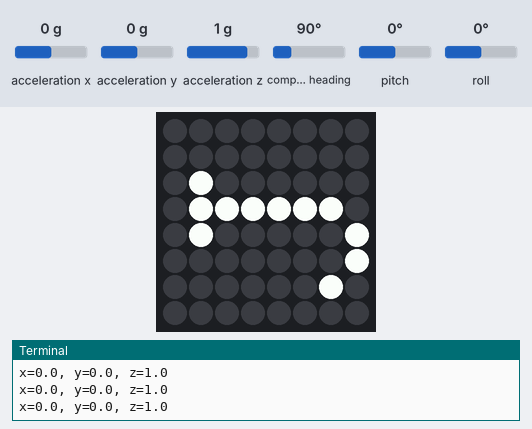
A program run on a simulated Raspberry Pi (BCM pin numbers) with a Sense HAT. On the bench: the Sense HAT's 8×8 RGB LED matrix, the last lines printed to the terminal. The inputs (shaded band) are chosen by the test bench; at power-on: acceleration x 0 g, acceleration y 0 g, acceleration z 1 g, compass heading 90°, pitch 0°, roll 0°. The Sense HAT reports a negative pitch or roll as 360° plus the angle.

Above: at 1.2 s.
1.3 s: acceleration x set to -1.4 g
At 2.2 s:
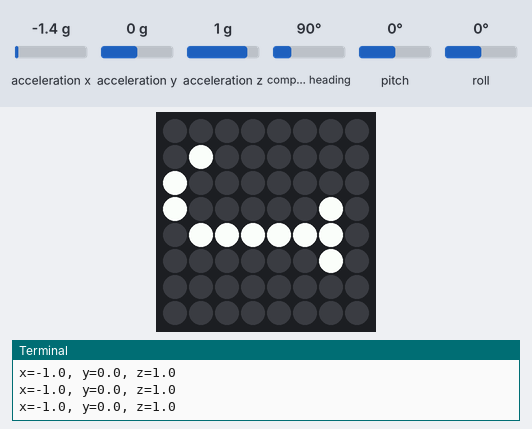
2.8 s: acceleration x set to 0 g
At 3.3 s:
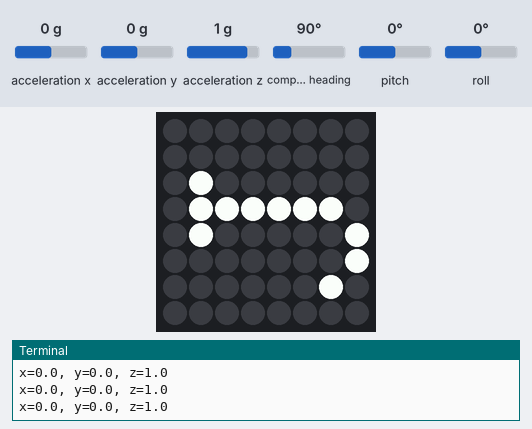
Timing chart, 0 to 5.8 s (numbered marks = the images above; inputs shaded):
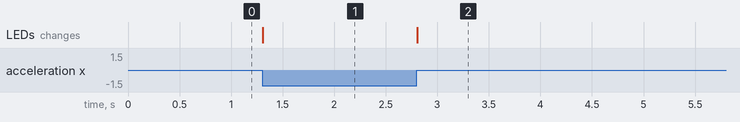

The program:

acc.py
```python
from sense_hat import SenseHat
sense = SenseHat()
sense.clear()

o = sense.get_orientation()
pitch = o["pitch"]
roll = o["roll"]
yaw = o["yaw"]
print("pitch {0} roll {1} yaw {2}".format(pitch, roll, yaw))

acceleration = sense.get_accelerometer_raw()
x = acceleration['x']
y = acceleration['y']
z = acceleration['z']

x=round(x, 0)
y=round(y, 0)
z=round(z, 0)

print("x={0}, y={1}, z={2}".format(x, y, z))

sense.show_letter("J")

while True:
    acceleration = sense.get_accelerometer_raw()
    x = acceleration['x']
    y = acceleration['y']
    z = acceleration['z']

    x=round(x, 0)
    y=round(y, 0)
    z=round(z, 0)

    print("x={0}, y={1}, z={2}".format(x, y, z))

      # Update the rotation of the display depending on which way up the Sense HAT is
    if x  == -1:
       sense.set_rotation(90)
    elif y == 1:
       sense.set_rotation(0)
    elif y == -1:
       sense.set_rotation(180)
    else:
       sense.set_rotation(270)
```

Measured:
- after the input at 1.3 s, the LEDs: change at once (image 1)
- after the input at 2.8 s, the LEDs: change at once (image 2)
